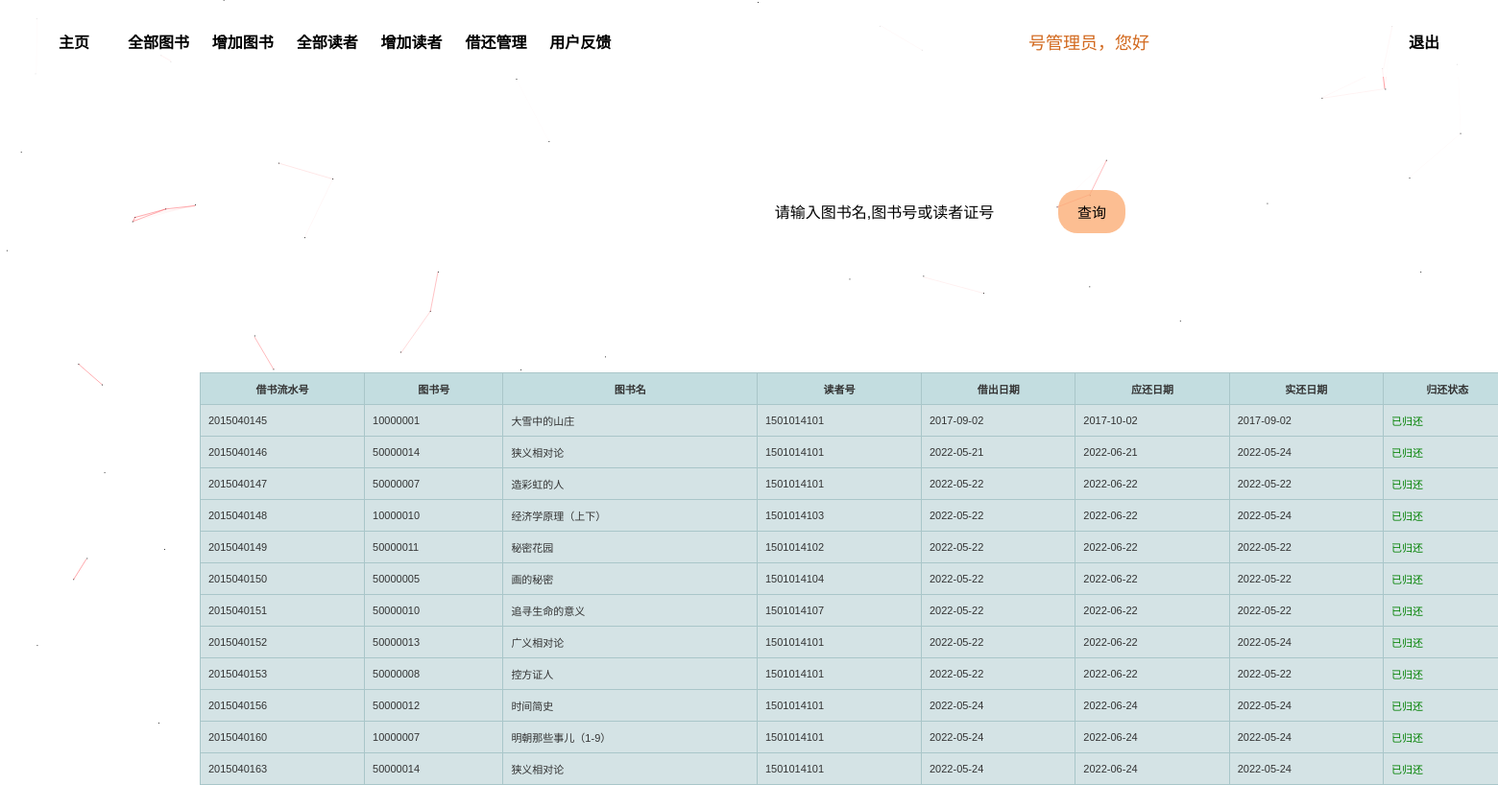
Screenshot of /admin_borrow_info.php with the database file from the repository.
### tables this page shows
CREATE TABLE `lend_list` (
  `sernum` bigint(20) NOT NULL AUTO_INCREMENT,
  `book_id` bigint(20) NOT NULL,
  `reader_id` int(11) NOT NULL,
  `lend_date` date DEFAULT NULL,
  `back_date` date DEFAULT NULL,
  PRIMARY KEY (`sernum`)
);

CREATE TABLE `book_info` (
  `book_id` bigint(20) NOT NULL AUTO_INCREMENT,
  `name` varchar(50) NOT NULL,
  `author` varchar(50) NOT NULL,
  `publish` varchar(30) NOT NULL,
  `ISBN` varchar(13) NOT NULL,
  `introduction` text,
  `language` varchar(10) NOT NULL,
  `price` decimal(10,2) NOT NULL,
  `pubdate` date DEFAULT NULL,
  `class_id` int(11) DEFAULT NULL,
  `pressmark` int(11) DEFAULT NULL,
  `state` smallint(6) DEFAULT NULL,
  PRIMARY KEY (`book_id`)
);

### admin_borrow_info.php (the view, shortened to what this page needs)
<?php
$userid=$_SESSION['userid'];
include ('mysqli_connect.php');
?>
<!DOCTYPE html>
<html lang="en">
<head>
    <link rel="stylesheet" href="top.css">
</head>
<body>
    <div style="height: 70px;background-color: rgba(255,255,255,0.85);left: 0.5%;right: 0.5%;position:fixed;top: 10px;z-index: 9999;min-width: 800px;width: auto 0;border-radius: 20px;">
        <div class="span-content">
            <span class="titleSpan titleSpanHover" style="left: 2%;transform: translate(-2%,0);">
                <a href="admin_index.php" class="topP">主页</a>
            </span>
            <span class="titleSpan titleSpanHover" style="left: 8%;transform: translate(-8%,0);">
                <a href="admin_book.php" class="topP">全部图书</a>
            </span>
            <span class="titleSpan titleSpanHover" style="left: 14%;transform: translate(-14%,0);">
                <a href="admin_book_add.php" class="topP">增加图书</a>
            </span>
            <span class="titleSpan titleSpanHover" style="left: 20%;transform: translate(-20%,0);">
                <a href="admin_reader.php" class="topP">全部读者</a>
            </span>
            <span class="titleSpan titleSpanHover" style="left: 26%;transform: translate(-26%,0);">
                <a href="admin_reader_add.php" class="topP">增加读者</a>
            </span>
            <span class="titleSpan titleSpanHover" style="left: 32%;transform: translate(-32%,0);">
                <a href="admin_borrow_info.php" class="topP">借还管理</a>
            </span>
            <span class="titleSpan titleSpanHover" style="left: 38%;transform: translate(-38%,0);">
                <a href="admin_feedback.php" class="topP">用户反馈</a>
            </span>
            <div style="position:absolute;color: chocolate;line-height: 70px;right: 23%;font-size: 18px;"><?php echo $userid;  ?>号管理员，您好</div>
            <span class="titleSpan titleSpanHover1" style="right: 2%;transform: translate(2%,0);">
                <a class="topP1" href="index.php">退出</a>
            </span>
        </div>
    </div>
<form  action="admin_borrow_info.php" method="POST" style="position:absolute;margin-left:50%;margin-top:10%;transform:translate(-50%,0)">
    <div id="query">
        <label ><input  name="bookquery" type="text" placeholder="请输入图书名,图书号或读者证号" style="height:45px;width:350px;font-size: 16px;text-align: center;outline: none;" class="inputLabel">
        <input type="submit" value="查询" class="btn btn-default" style="height:45px;width:70px;border-radius:20px;outline:none;border:none;font-size: 15px;">
    </div>
</form>
<table  class='hovertable'>
    <tr>
        <th>借书流水号</th>
        <th>图书号</th>
        <th>图书名</th>
        <th>读者号</th>
        <th>借出日期</th>
        <th>应还日期</th>
        <th>实还日期</th>
        <th>归还状态</th>
    </tr>
    <?php
    if ($_SERVER["REQUEST_METHOD"] == "POST")
    {
        $gjc = $_POST["bookquery"];
        $sql="select sernum,lend_list.book_id,name,reader_id,lend_date,DATE_ADD(lend_date,INTERVAL 1 MONTH) AS yhrq,back_date
from book_info,lend_list
where book_info.book_id=lend_list.book_id and ( name like '%{$gjc}%'or reader_id like '%{$gjc}% 'or lend_list.book_id like '%{$gjc}%' ) ;";
    }
    else{
        $sql="select sernum,lend_list.book_id,name,reader_id,lend_date,DATE_ADD(lend_date,INTERVAL 1 MONTH) AS yhrq,back_date
from book_info,lend_list
where book_info.book_id=lend_list.book_id;";
    }
    $res=mysqli_query($dbc,$sql);
    foreach ($res as $row){
        echo "<tr onmouseover=\"this.style.backgroundColor='#ffff66';\" onmouseout=\"this.style.backgroundColor='#d4e3e5';\">";
        echo "<td>{$row['sernum']}</td>";
        echo "<td>{$row['book_id']}</td>";
        echo "<td>{$row['name']}</td>";
        echo "<td>{$row['reader_id']}</td>";
        echo "<td>{$row['lend_date']}</td>";
        echo "<td>{$row['yhrq']}</td>";
        echo "<td>{$row['back_date']}</td>";
        echo "<td>"; if($row['back_date']!=null) echo"<font color=\"green\">已归还</font></td>";else echo "<font color=\"red\">未归还</font></td>";
        echo "</tr>";
    };
    ?>
</table>
</body>
</html>

### top.css (style rules this page uses)
body { min-width: 1900px; }
.titleSpan { line-height: 70px;text-align: center;font-family:Microsoft YaHei;font-weight: bold; width: 80px;position: absolute;float: left; }
.topP { color: black;text-decoration: none;display: block;width: 100%;height:auto; }
.topP1 { color: black;text-decoration: none;display: block;width: 100%;height:auto; }

### admin_borrow_info.php (style rules this page uses)
body { background: url("imgs/adminBG.jpg") no-repeat; background-size:cover; color: rgb(223, 167, 94); background-attachment: fixed; }
table { width:1500px }
table.hovertable { font-family: verdana,arial,sans-serif; font-size:11px; color:#333333; border-width: 1px; border-color: #999999; border-collapse: collapse; margin-left:50%; margin-top:20%; transform:translate(-50%,0); position:absolute; }
table.hovertable th { background-color:#c3dde0; border-width: 1px; padding: 8px; border-style: solid; border-color: #a9c6c9; }
table.hovertable tr { background-color:#d4e3e5; }
table.hovertable td { border-width: 1px; padding: 8px; border-style: solid; border-color: #a9c6c9; }
.inputLabel { border-radius: 30px;border-style: none;background-color: rgba(255,255,255,0.85); }
.inputLabel::placeholder { text-align: center;color: black;outline: none; }
.btn-default { background-color: rgba(252, 174, 119, 0.8); }

### rows the page displays
lend_list: sernum "2015040145", book "10000001", book.name "大雪中的山庄", reader "1501014101", lend_date "2017-09-02", yhrq "2017-10-02", back_date "2017-09-02", shows "已归还"
lend_list: sernum "2015040146", book "50000014", book.name "狭义相对论", reader "1501014101", lend_date "2022-05-21", yhrq "2022-06-21", back_date "2022-05-24", shows "已归还"
lend_list: sernum "2015040147", book "50000007", book.name "造彩虹的人", reader "1501014101", lend_date "2022-05-22", yhrq "2022-06-22", back_date "2022-05-22", shows "已归还"
lend_list: sernum "2015040148", book "10000010", book.name "经济学原理（上下）", reader "1501014103", lend_date "2022-05-22", yhrq "2022-06-22", back_date "2022-05-24", shows "已归还"
lend_list: sernum "2015040149", book "50000011", book.name "秘密花园", reader "1501014102", lend_date "2022-05-22", yhrq "2022-06-22", back_date "2022-05-22", shows "已归还"
lend_list: sernum "2015040150", book "50000005", book.name "画的秘密", reader "1501014104", lend_date "2022-05-22", yhrq "2022-06-22", back_date "2022-05-22", shows "已归还"
lend_list: sernum "2015040151", book "50000010", book.name "追寻生命的意义", reader "1501014107", lend_date "2022-05-22", yhrq "2022-06-22", back_date "2022-05-22", shows "已归还"
lend_list: sernum "2015040152", book "50000013", book.name "广义相对论", reader "1501014101", lend_date "2022-05-22", yhrq "2022-06-22", back_date "2022-05-24", shows "已归还"
lend_list: sernum "2015040153", book "50000008", book.name "控方证人", reader "1501014101", lend_date "2022-05-22", yhrq "2022-06-22", back_date "2022-05-22", shows "已归还"
lend_list: sernum "2015040156", book "50000012", book.name "时间简史", reader "1501014101", lend_date "2022-05-24", yhrq "2022-06-24", back_date "2022-05-24", shows "已归还"
lend_list: sernum "2015040160", book "10000007", book.name "明朝那些事儿（1-9）", reader "1501014101", lend_date "2022-05-24", yhrq "2022-06-24", back_date "2022-05-24", shows "已归还"
lend_list: sernum "2015040163", book "50000014", book.name "狭义相对论", reader "1501014101", lend_date "2022-05-24", yhrq "2022-06-24", back_date "2022-05-24", shows "已归还"
